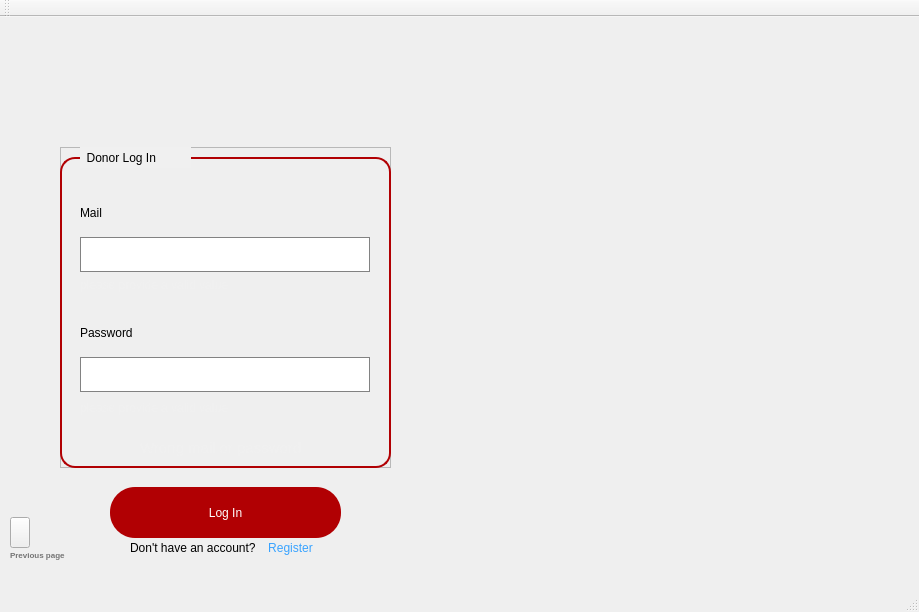
<?xml version="1.0" encoding="UTF-8"?>
<ui version="4.0">
 <class>DonorLogInClass</class>
 <widget class="QMainWindow" name="DonorLogInClass">
  <property name="geometry">
   <rect>
    <x>0</x>
    <y>0</y>
    <width>919</width>
    <height>612</height>
   </rect>
  </property>
  <property name="windowTitle">
   <string>Blood Bank Management System</string>
  </property>
  <property name="windowIcon">
   <iconset resource="RecipientReg.qrc">
    <normaloff>:/RecipientReg/toppng.com-blood-donation-png-picture-blood-donation-logo-3209x3905.png</normaloff>:/RecipientReg/toppng.com-blood-donation-png-picture-blood-donation-logo-3209x3905.png</iconset>
  </property>
  <property name="styleSheet">
   <string notr="true"/>
  </property>
  <widget class="QWidget" name="centralWidget">
   <widget class="QLabel" name="backimg">
    <property name="geometry">
     <rect>
      <x>0</x>
      <y>0</y>
      <width>921</width>
      <height>571</height>
     </rect>
    </property>
    <property name="styleSheet">
     <string notr="true">background-image:url(:/RecipientReg/bloodd.jpg);</string>
    </property>
    <property name="text">
     <string/>
    </property>
    <property name="pixmap">
     <pixmap resource="RecipientReg.qrc">:/RecipientReg/bloodd.jpg</pixmap>
    </property>
    <property name="scaledContents">
     <bool>true</bool>
    </property>
   </widget>
   <widget class="QFrame" name="frame_2">
    <property name="geometry">
     <rect>
      <x>60</x>
      <y>130</y>
      <width>331</width>
      <height>321</height>
     </rect>
    </property>
    <property name="font">
     <font>
      <underline>false</underline>
     </font>
    </property>
    <property name="styleSheet">
     <string notr="true"/>
    </property>
    <property name="frameShape">
     <enum>QFrame::StyledPanel</enum>
    </property>
    <property name="frameShadow">
     <enum>QFrame::Raised</enum>
    </property>
    <widget class="QLabel" name="label_3">
     <property name="geometry">
      <rect>
       <x>20</x>
       <y>50</y>
       <width>51</width>
       <height>31</height>
      </rect>
     </property>
     <property name="styleSheet">
      <string notr="true">font: 18pt &quot;Arial&quot;;</string>
     </property>
     <property name="text">
      <string>Mail</string>
     </property>
    </widget>
    <widget class="QLineEdit" name="mailTB">
     <property name="geometry">
      <rect>
       <x>20</x>
       <y>90</y>
       <width>290</width>
       <height>35</height>
      </rect>
     </property>
     <property name="styleSheet">
      <string notr="true">QLineEdit{
border:1px solid rgb(130, 130, 130) ;
border-radius:15px solid;
}

QLineEdit:focus{
border:1px solid rgb(175, 175, 175) ;
border-radius:15px solid;
border-bottom:2px solid rgb(157, 0, 3);
}
</string>
     </property>
    </widget>
    <widget class="QLabel" name="label_5">
     <property name="geometry">
      <rect>
       <x>20</x>
       <y>170</y>
       <width>111</width>
       <height>31</height>
      </rect>
     </property>
     <property name="styleSheet">
      <string notr="true">font: 18pt &quot;Arial&quot;;</string>
     </property>
     <property name="text">
      <string>Password</string>
     </property>
    </widget>
    <widget class="QLineEdit" name="passwordTB">
     <property name="geometry">
      <rect>
       <x>20</x>
       <y>210</y>
       <width>290</width>
       <height>35</height>
      </rect>
     </property>
     <property name="styleSheet">
      <string notr="true">QLineEdit{
border:1px solid rgb(130, 130, 130) ;
border-radius:15px solid;
}

QLineEdit:focus{
border:1px solid rgb(175, 175, 175) ;
border-radius:15px solid;
border-bottom:2px solid rgb(157, 0, 3);
}
</string>
     </property>
     <property name="echoMode">
      <enum>QLineEdit::Password</enum>
     </property>
    </widget>
    <widget class="QLabel" name="mailalertmsg">
     <property name="geometry">
      <rect>
       <x>20</x>
       <y>130</y>
       <width>171</width>
       <height>16</height>
      </rect>
     </property>
     <property name="font">
      <font>
       <pointsize>9</pointsize>
       <underline>false</underline>
      </font>
     </property>
     <property name="styleSheet">
      <string notr="true">color:rgb(240, 240, 240);</string>
     </property>
     <property name="text">
      <string>please provide a valid value</string>
     </property>
    </widget>
    <widget class="QLabel" name="passwordalertmsg">
     <property name="geometry">
      <rect>
       <x>20</x>
       <y>250</y>
       <width>191</width>
       <height>21</height>
      </rect>
     </property>
     <property name="font">
      <font>
       <pointsize>9</pointsize>
       <underline>false</underline>
      </font>
     </property>
     <property name="styleSheet">
      <string notr="true">color:rgb(240, 240, 240);</string>
     </property>
     <property name="text">
      <string>please provide a valid value</string>
     </property>
    </widget>
    <widget class="QLabel" name="label_12">
     <property name="geometry">
      <rect>
       <x>0</x>
       <y>10</y>
       <width>331</width>
       <height>311</height>
      </rect>
     </property>
     <property name="styleSheet">
      <string notr="true">border:2px solid rgb(177, 0, 3);
border-radius:15px;
</string>
     </property>
     <property name="text">
      <string/>
     </property>
    </widget>
    <widget class="QLabel" name="wrong">
     <property name="geometry">
      <rect>
       <x>80</x>
       <y>290</y>
       <width>191</width>
       <height>21</height>
      </rect>
     </property>
     <property name="font">
      <font>
       <pointsize>11</pointsize>
       <underline>false</underline>
      </font>
     </property>
     <property name="styleSheet">
      <string notr="true">color:rgb(240, 240, 240);</string>
     </property>
     <property name="text">
      <string>Wrong mail or password</string>
     </property>
    </widget>
    <zorder>label_12</zorder>
    <zorder>label_3</zorder>
    <zorder>mailTB</zorder>
    <zorder>label_5</zorder>
    <zorder>passwordTB</zorder>
    <zorder>mailalertmsg</zorder>
    <zorder>passwordalertmsg</zorder>
    <zorder>wrong</zorder>
   </widget>
   <widget class="QPushButton" name="pushButton">
    <property name="geometry">
     <rect>
      <x>110</x>
      <y>470</y>
      <width>231</width>
      <height>51</height>
     </rect>
    </property>
    <property name="cursor">
     <cursorShape>PointingHandCursor</cursorShape>
    </property>
    <property name="toolTip">
     <string>&lt;html&gt;&lt;head/&gt;&lt;body&gt;&lt;p align=&quot;center&quot;&gt;&lt;br/&gt;&lt;/p&gt;&lt;/body&gt;&lt;/html&gt;</string>
    </property>
    <property name="styleSheet">
     <string notr="true">background-color:rgb(177, 0, 3);
border-radius:25px;
color:white;
font: 700 10pt &quot;Arial&quot;;</string>
    </property>
    <property name="text">
     <string>Log In</string>
    </property>
    <property name="checkable">
     <bool>false</bool>
    </property>
    <property name="autoDefault">
     <bool>false</bool>
    </property>
    <property name="default">
     <bool>false</bool>
    </property>
    <property name="flat">
     <bool>false</bool>
    </property>
   </widget>
   <widget class="QLabel" name="label">
    <property name="geometry">
     <rect>
      <x>80</x>
      <y>130</y>
      <width>111</width>
      <height>21</height>
     </rect>
    </property>
    <property name="styleSheet">
     <string notr="true">font: 700 12pt &quot;Arial&quot;;
background-color:rgb(240, 240, 240)</string>
    </property>
    <property name="text">
     <string>  Donor Log In</string>
    </property>
   </widget>
   <widget class="QLabel" name="label_13">
    <property name="geometry">
     <rect>
      <x>130</x>
      <y>520</y>
      <width>141</width>
      <height>21</height>
     </rect>
    </property>
    <property name="text">
     <string>Don't have an account?</string>
    </property>
   </widget>
   <widget class="QPushButton" name="pushButton_2">
    <property name="geometry">
     <rect>
      <x>260</x>
      <y>521</y>
      <width>61</width>
      <height>20</height>
     </rect>
    </property>
    <property name="cursor">
     <cursorShape>PointingHandCursor</cursorShape>
    </property>
    <property name="styleSheet">
     <string notr="true">color:rgb(57, 163, 255);
background-color:transparent;
border-radius:25px;
font: 700 9pt &quot;Segoe UI&quot;;</string>
    </property>
    <property name="text">
     <string>Register</string>
    </property>
    <property name="flat">
     <bool>true</bool>
    </property>
   </widget>
   <widget class="QPushButton" name="back">
    <property name="geometry">
     <rect>
      <x>10</x>
      <y>500</y>
      <width>20</width>
      <height>31</height>
     </rect>
    </property>
    <property name="cursor">
     <cursorShape>PointingHandCursor</cursorShape>
    </property>
    <property name="styleSheet">
     <string notr="true">border-image:url(:/RecipientReg/pngwing.com (57).png)</string>
    </property>
    <property name="text">
     <string/>
    </property>
   </widget>
   <widget class="QLabel" name="label_2">
    <property name="geometry">
     <rect>
      <x>10</x>
      <y>530</y>
      <width>81</width>
      <height>16</height>
     </rect>
    </property>
    <property name="font">
     <font>
      <pointsize>6</pointsize>
      <bold>true</bold>
     </font>
    </property>
    <property name="styleSheet">
     <string notr="true">color:rgb(116, 116, 116)</string>
    </property>
    <property name="text">
     <string>Previous page</string>
    </property>
   </widget>
  </widget>
  <widget class="QMenuBar" name="menuBar">
   <property name="geometry">
    <rect>
     <x>0</x>
     <y>0</y>
     <width>919</width>
     <height>22</height>
    </rect>
   </property>
  </widget>
  <widget class="QToolBar" name="mainToolBar">
   <attribute name="toolBarArea">
    <enum>TopToolBarArea</enum>
   </attribute>
   <attribute name="toolBarBreak">
    <bool>false</bool>
   </attribute>
  </widget>
  <widget class="QStatusBar" name="statusBar"/>
 </widget>
 <layoutdefault spacing="6" margin="11"/>
 <resources>
  <include location="RecipientReg.qrc"/>
 </resources>
 <connections/>
</ui>
